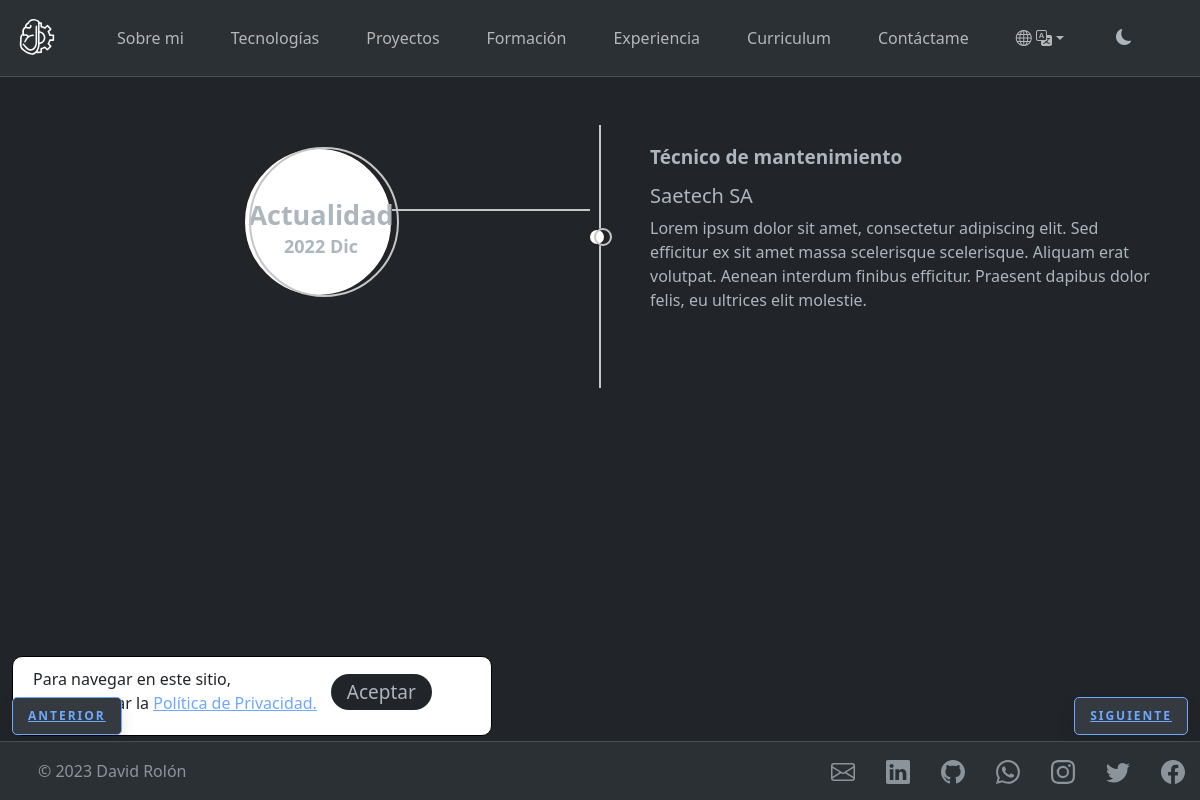
Page /experience on the earlier database version.
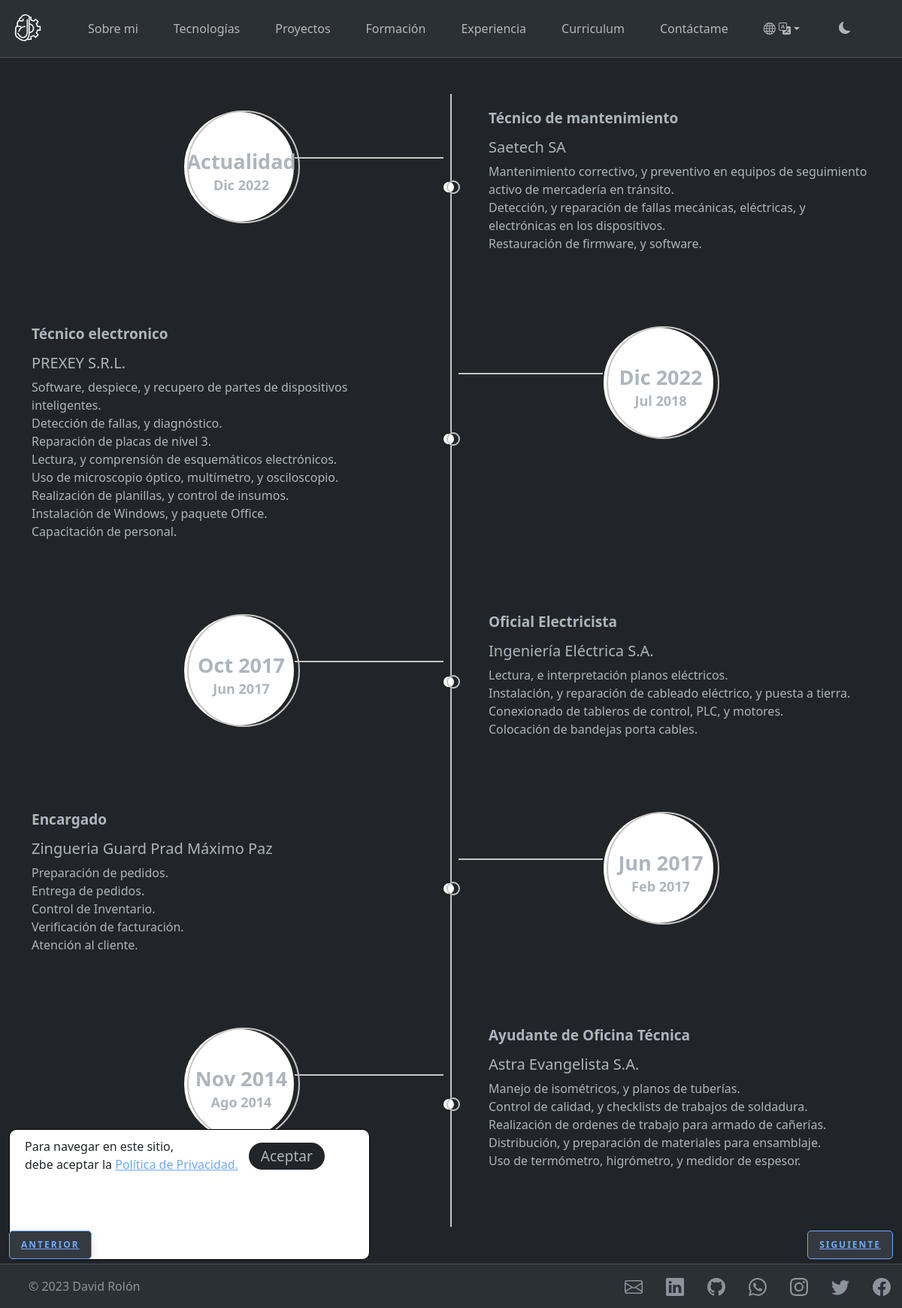
Same page on the later database version.
### my_portfolio/models.py (models this page shows, shortened)
class Experience(models.Model):
    job = models.CharField(max_length=64)
    company = models.CharField(max_length=64)
    date_start = models.CharField(max_length=32)
    date_end = models.CharField(max_length=32)
    description = models.TextField(max_length=512)
    class Meta:
        verbose_name_plural = "Experiencies"

### my_portfolio/views.py (the view)
# urls.py: path('experience', views.experience, name="experience"),
def experience(request, template_name='my_portfolio/experience.html'):
    experiences = all_row_model_to_dict(models.Experience)
    context = {"experiences": experiences}
    return render(request, template_name, context=context)

### my_portfolio/auxiliar.py (called while the page is built)
def model_to_dict(model):
    new_dict = model.__dict__
    new_dict.pop("id")
    new_dict.pop("_state")
    return new_dict

def all_row_model_to_dict(model_class, order_by=None):
    if order_by:
        return [model_to_dict(model) for model in model_class.objects.all().order_by(order_by)]
    return [model_to_dict(model) for model in model_class.objects.all()]

### templates/my_portfolio/experience.html (shortened to what this page needs)
{% extends "./fragments/base.html" %}
{% load static %}
{% block adicional_style %}
<link rel="stylesheet" type="text/css" href='{% static "css/experience_timeline.css" %}'>
{% endblock %}
{% block main %}
<div class="container py-5">
  <div class="main-timeline">
    {% for item in experiences %}
    <div class="timeline">
      <div class="icon"></div>
      <div class="date-content">
        <div class="date-outer">
          <span class="date">
            <span class="end">{{item.date_end}}</span>
            <span class="start">{{item.date_start}}</span>
          </span>
        </div>
      </div>
      <div class="timeline-content">
        <h5 class="title">{{item.job}}</h5>
        <h5 class="subtitle">{{item.company}}</h5>
        <p class="description">{{item.description|linebreaks}}</p>
      </div>
    </div>
    {% endfor %}
    <div class="d-flex justify-content-around">
      <a href="/education" class="btn-anterior-flotante">Anterior</a>
      <a href="/contact_me" class="btn-siguiente-flotante">Siguiente</a>
    </div>
  </div>
</div>
{% endblock %}

### templates/my_portfolio/fragments/base.html (shortened to what this page needs)
{% load static %}
<!DOCTYPE html>
<html lang="es">
<head>
  <link href="https://cdn.jsdelivr.net/npm/bootstrap@5.3.0/dist/css/bootstrap.min.css" rel="stylesheet"
>
  <link rel="stylesheet" href="https://cdn.jsdelivr.net/npm/bootstrap-icons@1.10.5/font/bootstrap-icons.css">
  <link rel="stylesheet" type="text/css" href='{% static "css/base.css" %}'>
  <link rel="stylesheet" type="text/css" href='{% static "css/cookie.css" %}'>
  {% block adicional_style %}{% endblock %}
</head>
<body data-bs-theme="dark">
  {% include "./navbar.html" %}
  {% block main %}Main{% endblock %}
  {% include "./footer.html" %}
  {% include "./cookie.html" %}
</body>
</html>

### templates/my_portfolio/fragments/css_variables.html (shortened to what this page needs)
{% load static %}

### templates/my_portfolio/fragments/js_variables.html (shortened to what this page needs)
{% load static %}

### templates/my_portfolio/fragments/navbar.html (shortened to what this page needs)
{% load static %}
<nav class="navbar navbar-expand-lg bg-body-tertiary border-bottom sticky-top">
  <div class="container-fluid">
    <a class="navbar-brand navbar-nav" href="/">
      <img class="icon-logo-light" id="icon-logo" src='{% static "img/logo_light.svg" %}' alt="Logo">
    </a>
    <div class="collapse navbar-collapse" id="navbarSupportedContent">
        <ul class="navbar-nav mb-2 mb-lg-0 container-fluid justify-content-evenly">
            <li class="nav-item"><a href="/about_me" class="nav-link">Sobre mi</a></li>
            <li class="nav-item"><a href="/tecnology" class="nav-link">Tecnologías</a></li>
            <li class="nav-item"><a href="/projects" class="nav-link">Proyectos</a></li>
            <li class="nav-item"><a href="/education" class="nav-link">Formación</a></li>
            <li class="nav-item"><a href="/experience" class="nav-link">Experiencia</a></li>
            <li class="nav-item"><a href='{% static "file/cv_es.pdf" %}' class="nav-link" target="_blank">Curriculum</a></li>
            <li class="nav-item"><a href="{% url 'contact_me' %}" class="nav-link">Contáctame</a></li>
            <li class="nav-item">
              <div class="dropdown">
                <a class="dropdown-toggle nav-link" href="#" data-bs-toggle="dropdown" aria-expanded="false"><i class="bi bi-globe"></i> <i class="bi bi-translate"></i></a>
              </div>
            </li>
            <li class="nav-item"><button class="btn rounded-fill" onclick="switchTheme()"><i class="bi bi-moon-fill" id="icon-theme"></i></button></li>
        </ul>
    </div>
  </div>
</nav>

### templates/my_portfolio/fragments/footer.html (shortened to what this page needs)
<footer class="d-flex flex-wrap justify-content-between align-items-center py-3 border-top bg-body-tertiary fixed-bottom">
    <div class="col-md-4 d-flex align-items-center">
      <a href="/" class="mb-3 me-2 mb-md-0 text-body-secondary text-decoration-none lh-1">
        <svg class="bi" width="30" height="24"><use xlink:href="#bootstrap"></use></svg>
      </a>
      <span class="mb-3 mb-md-0 text-body-secondary">© 2023 David Rolón</span>
    </div>
    <ul class="nav col-md-4 justify-content-evenly list-unstyled d-flex">
      <li class="ms-3">
        <a class="text-body-secondary" href="mailto: rolondavid@outlook.com" target="_blank">
        </a>
      </li>
      <li class="ms-3">
        <a class="text-body-secondary" href="https://www.linkedin.com/in/david-emanuel-rolon/" target="_blank">
        </a>
      </li>
      <li class="ms-3">
        <a class="text-body-secondary" href="https://github.com/davichuder" target="_blank">
        </a>
      </li>
      <li class="ms-3">
        <a class="text-body-secondary" href="https://wa.me/5491150115986" target="_blank">
        </a>
      </li>
      <li class="ms-3">
        <a class="text-body-secondary" href="https://www.instagram.com/derdavichu/" target="_blank">
        </a>
      </li>
      <li class="ms-3">
        <a class="text-body-secondary" href="https://twitter.com/davichurolon" target="_blank">
        </a>
      </li>
      <li class="ms-3">
        <a class="text-body-secondary" href="https://www.facebook.com/david.rolon.95" target="_blank">
        </a>
      </li>
    </ul>
  </footer>

### templates/my_portfolio/fragments/cookie.html
<section class="cookie" id="cookie-policy">
  <div class="txt">
    <p>
      Para navegar en este sitio,<br>
      debe aceptar la <a href="/cookies-policy">Política de Privacidad.</a>
    </p>
  </div>
  <div>
    <a class="btn accept" onclick="hideCookie();">Aceptar</a>
  </div>
</section>

### static/css/base.css (style rules this page uses)
body { margin-bottom: 60px; }
.icon-logo-light { content: var(--logo-light); }
#icon-logo { width: 50px; height: 50px; }
.btn-siguiente-flotante { font-size: 12px; text-transform: uppercase; font-weight: bold; color: var(--bs-primary-text-emphasis); border-radius: 5px; letter-spacing: 2px; background-color: var(--bs-secondary-bg); padding: 9px 15px; position: fixed; bottom: 65px; right: 1%; transition: all 300ms ease 0ms; box-shadow: 0px 8px 15px rgba(0, 0, 0, 0.1); z-index: 99; border: 1px solid var(--bs-primary-text-emphasis); }
.btn-anterior-flotante { font-size: 12px; text-transform: uppercase; font-weight: bold; color: var(--bs-primary-text-emphasis); border-radius: 5px; letter-spacing: 2px; background-color: var(--bs-secondary-bg); padding: 9px 15px; position: fixed; bottom: 65px; left: 1%; transition: all 300ms ease 0ms; box-shadow: 0px 8px 15px rgba(0, 0, 0, 0.1); z-index: 99; border: 1px solid var(--bs-primary-text-emphasis); }

### static/css/cookie.css (style rules this page uses)
.cookie { width: 90%; max-width: 480px; height: 10%; background-color: var(--bs-emphasis-color); position: fixed; bottom: 4rem; border-radius: 10px; left: 1%; padding: 10px 20px; border: #000 solid 1px; }
.cookie .txt { float: left; width: 65%; }
.txt p { color: var(--bs-body-bg); }
.cookie .accept { background-color: var(--bs-body-bg); border-radius: 32px; padding: 3px 15px; align-self: center; font-size: 19px; margin-top: 1.5%; margin-left: 3%; margin-right: 1%; }

### static/css/experience_timeline.css (style rules this page uses)
.main-timeline { position: relative; }
.main-timeline:before { content: ""; display: block; width: 2px; height: 100%; background: #c6c6c6; margin: 0 auto; position: absolute; top: 0; left: 0; right: 0; }
.main-timeline .timeline { margin-bottom: 40px; position: relative; }
.main-timeline .timeline:after { content: ""; display: block; clear: both; }
.main-timeline .icon { width: 18px; height: 18px; line-height: 18px; margin: auto; position: absolute; top: 0; left: 0; bottom: 0; right: 0; }
.main-timeline .icon:before, .main-timeline .icon:after { content: ""; width: 100%; height: 100%; border-radius: 50%; position: absolute; top: 0; left: 0; transition: all 0.33s ease-out 0s; }
.main-timeline .icon:before { background: #fff; border: 2px solid #232323; left: -3px; }
.main-timeline .icon:after { border: 2px solid #c6c6c6; left: 3px; }
.main-timeline .date-content { width: 50%; float: left; margin-top: 22px; position: relative; }
.main-timeline .date-content:before { content: ""; width: 36.5%; height: 2px; background: #c6c6c6; margin: auto 0; position: absolute; top: 0; right: 10px; bottom: 0; }
.main-timeline .date-outer { width: 125px; height: 125px; font-size: 16px; text-align: center; margin: auto; z-index: 1; }
.main-timeline .date-outer:before, .main-timeline .date-outer:after { content: ""; width: 150px; height: 150px; margin: 0 auto; border-radius: 50%; position: absolute; top: 0; left: 0; right: 0; transition: all 0.33s ease-out 0s; }
.main-timeline .date-outer:before { background: #fff; border: 2px solid #232323; left: -6px; }
.main-timeline .date-outer:after { border: 2px solid #c6c6c6; left: 6px; }
.main-timeline .date { width: 100%; margin: auto; position: absolute; top: 40%; left: 0; }
.main-timeline .start { font-size: 18px; font-weight: 700; }
.main-timeline .end { display: block; font-size: 27px; font-weight: 700; color: var(--bs-body-color); line-height: 36px; }
.main-timeline .timeline-content { width: 50%; padding: 20px 0 20px 50px; float: right; }
.main-timeline .title { font-size: 19px; font-weight: 700; line-height: 24px; margin: 0 0 15px 0; }
.main-timeline .description { margin-bottom: 0; }
.main-timeline .timeline:nth-child(2n) .date-content { float: right; }
.main-timeline .timeline:nth-child(2n) .date-content:before { left: 10px; }
.main-timeline .timeline:nth-child(2n) .timeline-content { padding: 20px 50px 20px 0; text-align: left; }

Differences in the rows shown:
changed Experience "Actualidad": date_start "2022 Dic" → "Dic 2022"; description "Lorem ipsum dolor sit amet, consectetur adipiscing elit. Sed efficitur ex sit amet massa scelerisque scelerisque. Aliquam erat volutpat. Aenean interdum finibus efficitur. Praesent dapibus dolor felis, eu ultrices elit molestie." → "Mantenimiento correctivo, y preventivo en equipos de seguimiento activo de mercadería en tránsito. Detección, y reparación de fallas mecánicas, eléctricas, y electrónicas en los dispositivos. Restauración de firmware, y software."
added Experience: date_end "Dic 2022", date_start "Jul 2018", job "Técnico electronico", company "PREXEY S.R.L.", description "Software, despiece, y recupero de partes de dispositivos inteligentes. Detección de fallas, y diagnóstico. Reparación de placas de nivel 3. Lectura, y comprensión de esquemáticos electrónicos. Uso de microscopio óptico, multímetro, y osciloscopio. Realización de planillas, y control de insumos. Instalación de Windows, y paquete Office. Capacitación de personal."
added Experience: date_end "Oct 2017", date_start "Jun 2017", job "Oficial Electricista", company "Ingeniería Eléctrica S.A.", description "Lectura, e interpretación planos eléctricos. Instalación, y reparación de cableado eléctrico, y puesta a tierra. Conexionado de tableros de control, PLC, y motores. Colocación de bandejas porta cables."
added Experience: date_end "Jun 2017", date_start "Feb 2017", job "Encargado", company "Zingueria Guard Prad Máximo Paz", description "Preparación de pedidos. Entrega de pedidos. Control de Inventario. Verificación de facturación. Atención al cliente."
added Experience: date_end "Nov 2014", date_start "Ago 2014", job "Ayudante de Oficina Técnica", company "Astra Evangelista S.A.", description "Manejo de isométricos, y planos de tuberías. Control de calidad, y checklists de trabajos de soldadura. Realización de ordenes de trabajo para armado de cañerías. Distribución, y preparación de materiales para ensamblaje. Uso de termómetro, higrómetro, y medidor de espesor."
